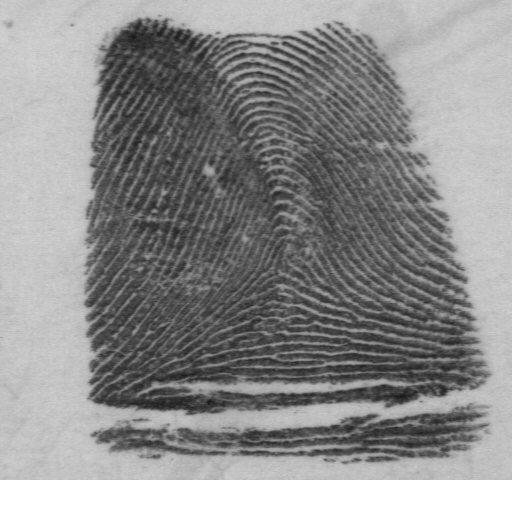
#> input picture input_images/f0277_05.png, 512 x 512 px; its folder holds only this picture in this run
$ python im2023sol_fingerprints.py
#> lines starting #> are read from the running program, lines starting #| are printed output that depends on the picture; after the words box and inside, x2 and y2 are one past the last pixel; in counts of white or black regions, pixels touching at a corner belong together
# # See PyCharm help at https://www.jetbrains.com/help/pycharm/
import cv2
import os
import numpy as np
import skimage
from skimage.morphology import skeletonize

# Set the directory path where the images are stored
directory = './input_images'
# Loop through all files in the directory
for filename in os.listdir(directory):
    # Check if the file has an image file extension
    if filename.lower().endswith('.png'):
        # Construct the full file path
        file_path = os.path.join(directory, filename)
        # Load the image using OpenCV
        img = cv2.imread(file_path)
#> img is the input picture: shape (512, 512, 3); min 25, max 255, mean 142.1
        # Check if the image was successfully loaded
        if img is not None:
            gray = cv2.cvtColor(img, cv2.COLOR_BGR2GRAY)
            blur = cv2.GaussianBlur(gray, (5, 5), 0)
            gray_blur = cv2.cvtColor(blur, cv2.COLOR_GRAY2BGR)
            gray_blur = cv2.cvtColor(gray_blur, cv2.COLOR_BGR2GRAY)
            _, mask = cv2.threshold(gray_blur, 0, 255, cv2.THRESH_BINARY + cv2.THRESH_OTSU)
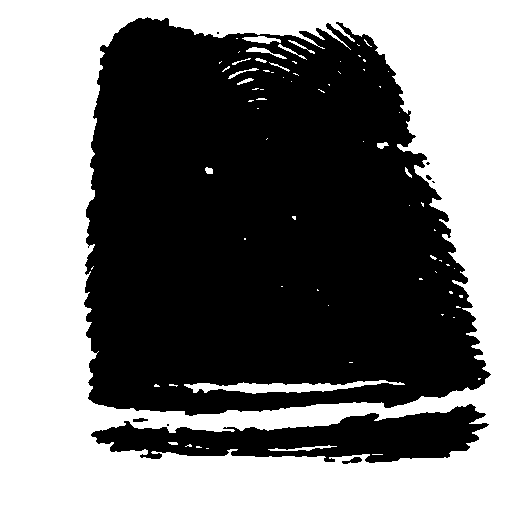
#> mask: shape (512, 512); 46.9% white; 73 white regions (57 under 20 px), largest, box (x1, y1, x2, y2) and area: (0, 0, 512, 512) 120190, (184, 380, 405, 394) 1399, (242, 36, 281, 44) 178
            # invert the mask (background is white, foreground is black)
            mask = cv2.bitwise_not(mask)
            # apply some morphological operations to clean up the mask
            kernel = cv2.getStructuringElement(cv2.MORPH_ELLIPSE, (3, 3))
            mask = cv2.morphologyEx(mask, cv2.MORPH_OPEN, kernel)
#> mask: shape (512, 512); 53.1% white; 72 black regions (57 under 20 px), largest, box (x1, y1, x2, y2) and area: (0, 0, 512, 512) 120477, (184, 380, 405, 394) 1401, (268, 445, 337, 451) 153
            mask = cv2.morphologyEx(mask, cv2.MORPH_CLOSE, kernel)
#> mask: shape (512, 512); 53.3% white; 33 black regions (18 under 20 px), largest, box (x1, y1, x2, y2) and area: (0, 0, 512, 512) 120295, (185, 380, 387, 394) 1355, (247, 47, 270, 53) 92
            # save the mask
            masked_img = cv2.bitwise_and(img, img, mask=mask)
            masked_gray = cv2.cvtColor(masked_img, cv2.COLOR_BGR2GRAY)
            clahe = cv2.createCLAHE(clipLimit=2, tileGridSize=(8, 8))
            masked_gray = clahe.apply(masked_gray)
            # apply GaussianBlur on the image
            blur = cv2.GaussianBlur(masked_gray, (5, 5), 0)
            # convert the  image to grayscale
            masked_gray = cv2.cvtColor(blur, cv2.COLOR_GRAY2BGR)
#> masked_gray: shape (512, 512, 3)
            masked_gray = cv2.cvtColor(masked_gray, cv2.COLOR_BGR2GRAY)
            thresh_val = 90
            thresh_img = np.where(masked_gray <= thresh_val, 0, 255).astype('uint8')
#> thresh_img: shape (512, 512); 33.9% white; 66 white regions (42 under 20 px), largest, box (x1, y1, x2, y2) and area: (84, 18, 490, 416) 77470, (92, 404, 487, 463) 8857, (135, 44, 169, 86) 488
            thresh = 0.5
            # Apply thresholding
            binary = (thresh_img > thresh).astype(int)
            # apply skeleton to the image
            masked_gray = skeletonize(binary)
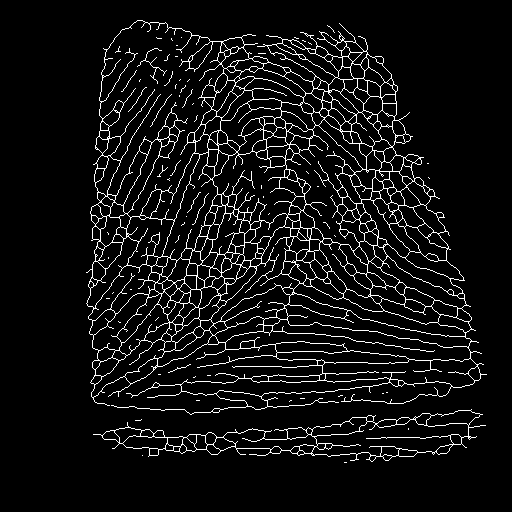
#> masked_gray: shape (512, 512) bool; 6.8% white in thin lines or dots, all inside (x1, y1, x2, y2) = (86, 20, 487, 463)

            # Define the size of the rectangular region to search for the best area
            rectangle_size = 120
            # Iterate over each possible rectangular region in the image and keep track of the best one
            best_rectangle = None
            best_pixel = 0
            for y in range(0, masked_gray.shape[0] - rectangle_size, rectangle_size):
                for x in range(0, masked_gray.shape[1] - rectangle_size, rectangle_size):
                    rectangle = masked_gray[y:y + rectangle_size, x:x + rectangle_size]
                    pixel = rectangle.sum()
                    if pixel > best_pixel:
                        best_pixel = pixel
                        best_rectangle = (x, y, rectangle_size, rectangle_size)
#> after the loop, best_pixel = 1959; best_rectangle = (120, 240, 120, 120)
            #  cut the wanted rectangle
            cut_img = (img[best_rectangle[1]: best_rectangle[1] + best_rectangle[3],
                       best_rectangle[0]:best_rectangle[0] + best_rectangle[2]]).copy()
            # Draw a rectangle around the brightest area
            cv2.rectangle(img, (best_rectangle[0], best_rectangle[1]), (
                best_rectangle[0] + best_rectangle[2], best_rectangle[1] + best_rectangle[3]),
                          (0, 0, 255), 2)
#> img: shape (512, 512, 3); 0.55% of pixels changed, all inside (x1, y1, x2, y2) = (119, 239, 242, 362)
            # convert the cut image to grayscale
            grayCut = cv2.cvtColor(cut_img, cv2.COLOR_BGR2GRAY)
            # apply clahe on the image (histogram equalization)
            clahe = cv2.createCLAHE(clipLimit=1.5, tileGridSize=(14, 14))
            grayCut = clahe.apply(grayCut)
            # apply GaussianBlur on the image
            blur = cv2.GaussianBlur(grayCut, (3, 3), 0)
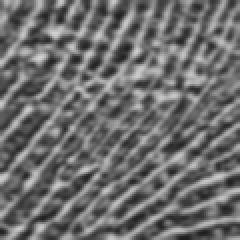
#> blur: shape (120, 120) (shown 2 times larger); min 29, max 209, mean 109.5
            gray_blur = cv2.cvtColor(blur, cv2.COLOR_GRAY2BGR)
#> gray_blur: shape (120, 120, 3)
            gray_blur = cv2.cvtColor(gray_blur, cv2.COLOR_BGR2GRAY)
            # apply to dilate on the image
            kernel = cv2.getStructuringElement(cv2.MORPH_RECT, (5, 5))
            dilated_image = cv2.dilate(gray_blur, kernel, iterations=1)
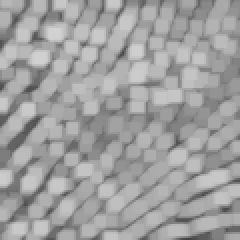
#> dilated_image: shape (120, 120) (shown 2 times larger); min 66, max 209, mean 159.9
            # convert the image into binary image
            ret, binary_img = cv2.threshold(grayCut, 0, 255, cv2.THRESH_BINARY + cv2.THRESH_OTSU)
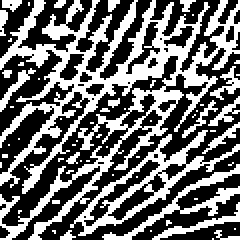
#> binary_img: shape (120, 120) (shown 2 times larger); 42.5% white; 61 white regions (45 under 20 px), largest, box (x1, y1, x2, y2) and area: (0, 0, 120, 120) 4056, (35, 65, 120, 118) 788, (51, 82, 120, 120) 391
#> ret = 115
            # count the number of the ridegs in each diagonal and take the max number
            whiteLine_Left = True
            count_left_diagonal = 0
            # Iterate over image from left to right
            for i in range(binary_img.shape[0]):
                if binary_img[i][i] == 0 and whiteLine_Left:
                    count_left_diagonal += 1
                    whiteLine_Left = False
                if binary_img[i][i] == 255:
                    whiteLine_Left = True
#> after the loop, count_left_diagonal = 18
            # Flip the binary_img array horizontally
            flipped_img = np.flip(binary_img, axis=1)
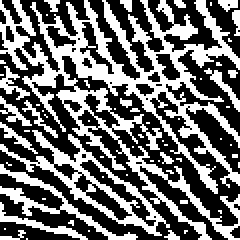
#> flipped_img: shape (120, 120) (shown 2 times larger); 42.5% white; 61 white regions (45 under 20 px), largest, box (x1, y1, x2, y2) and area: (0, 0, 120, 120) 4056, (0, 65, 85, 118) 788, (0, 82, 69, 120) 391
            whiteLine_Right = True
            count_right_diagonal = 0
            # Iterate over the flipped image from right to left
            for i in range(flipped_img.shape[0]):
                if flipped_img[i][i] == 0 and whiteLine_Right:
                    count_right_diagonal += 1
                    whiteLine_Right = False
                if flipped_img[i][i] == 255:
                    whiteLine_Right = True
#> after the loop, count_right_diagonal = 11
            my_str = 0
            # draw a diagonal line inside the rectangle the diagonal location depend on number of the ridges
            if count_right_diagonal > count_left_diagonal:
                my_str = str(count_right_diagonal)
                cv2.line(img, (best_rectangle[0] + best_rectangle[2], best_rectangle[1]), (
                    best_rectangle[0], best_rectangle[1] + best_rectangle[3]), (0, 0, 255), 2)
            if count_left_diagonal > count_right_diagonal:
                my_str = str(count_left_diagonal)
#> my_str = '18'
                cv2.line(img, (best_rectangle[0], best_rectangle[1]), (
                    best_rectangle[0] + best_rectangle[2], best_rectangle[1] + best_rectangle[3]),
                         (0, 0, 255), 2)
            if count_left_diagonal == count_right_diagonal:
                my_str = str(count_left_diagonal)
                cv2.line(img, (best_rectangle[0], best_rectangle[1]), (
                    best_rectangle[0] + best_rectangle[2], best_rectangle[1] + best_rectangle[3]),
                         (0, 0, 255), 2)

            # Define the text to display and its location
            text = my_str + ' Ridges'
#> text = '18 Ridges'
            location = (best_rectangle[0] + 15, best_rectangle[1] + 15)  # (x, y) coordinates
#> location = (135, 255)
            # Define the font and its properties
            font = cv2.FONT_HERSHEY_SIMPLEX
            font_scale = 0.55
            color = (0, 0, 255)  # BGR format
            thickness = 2
            # Draw the text on the image
            cv2.putText(img, text, location, font, font_scale, color, thickness)
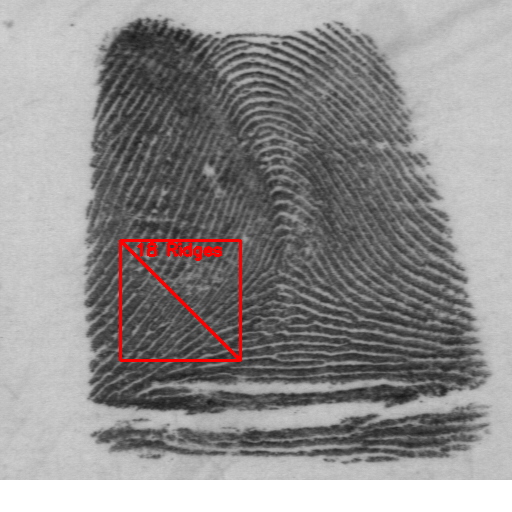
#> img: shape (512, 512, 3); mean B, G, R 141.3, 141.3, 143.9
            # save the new image in the output_images folder
            output_dir = 'output_images'
            if not os.path.exists(output_dir):
                os.makedirs(output_dir)
            path = 'output_images/'
            imgName = str(filename)
            cv2.imwrite(os.path.join(path, imgName), img)
        else:
            print('Error: Unable to load image file: {}'.format(file_path))

$ run again, on input_images/f0281_04.png
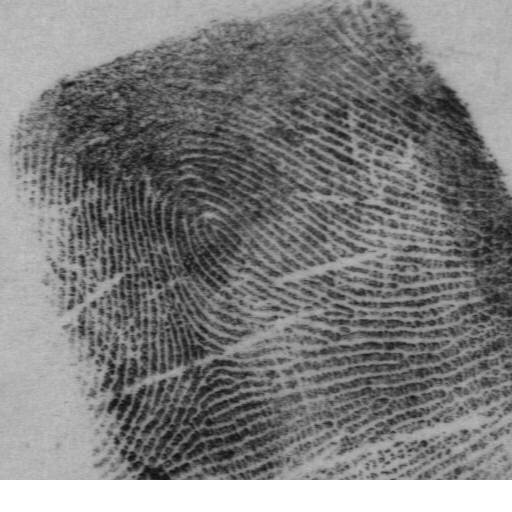
#> input picture input_images/f0281_04.png, 512 x 512 px
#> img is the input picture: shape (512, 512, 3); min 17, max 255, mean 125.4
#> `_, mask = cv2.threshold(gray_blur, 0, 255, cv2.THRESH_BINARY + cv2.THR..`:
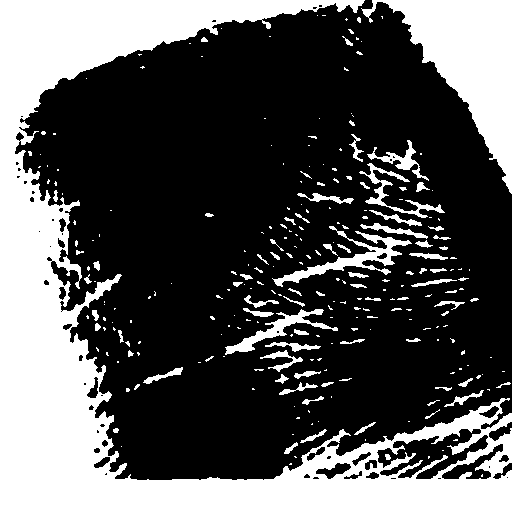
#> mask: shape (512, 512); 33.3% white; 264 white regions (181 under 20 px), largest, box (x1, y1, x2, y2) and area: (0, 0, 512, 512) 65913, (361, 0, 512, 194) 11296, (272, 226, 412, 287) 1674
#> thresh_img: shape (512, 512); 48.8% white; 74 white regions (47 under 20 px), largest, box (x1, y1, x2, y2) and area: (16, 0, 512, 479) 123532, (365, 422, 512, 478) 2409, (443, 445, 503, 479) 509
#> after the loop `for y in range(0, masked_gray.shape[0] - rectangle_size, rectangle_siz..`: best_pixel = 2157; best_rectangle = (120, 240, 120, 120)
#> binary_img: shape (120, 120); 50.6% white; 78 black regions (23 under 20 px), largest, box (x1, y1, x2, y2) and area: (55, 0, 113, 60) 705, (71, 0, 119, 45) 528, (65, 84, 105, 119) 445
#> ret = 118
#> after the loop `for i in range(binary_img.shape[0]):`: count_left_diagonal = 12
#> flipped_img: shape (120, 120); 50.6% white; 78 black regions (23 under 20 px), largest, box (x1, y1, x2, y2) and area: (7, 0, 65, 60) 705, (1, 0, 49, 45) 528, (15, 84, 55, 119) 445
#> after the loop `for i in range(flipped_img.shape[0]):`: count_right_diagonal = 19
#> my_str = '19'
#> text = '19 Ridges'
#> location = (135, 255)
#> `cv2.putText(img, text, location, font, font_scale, color, thickness)`:
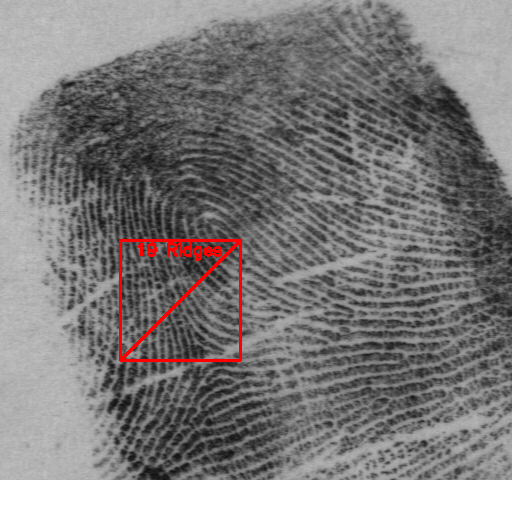
#> img: shape (512, 512, 3); mean B, G, R 124.5, 124.5, 127.1

$ run again, on input_images/f0282_03.png
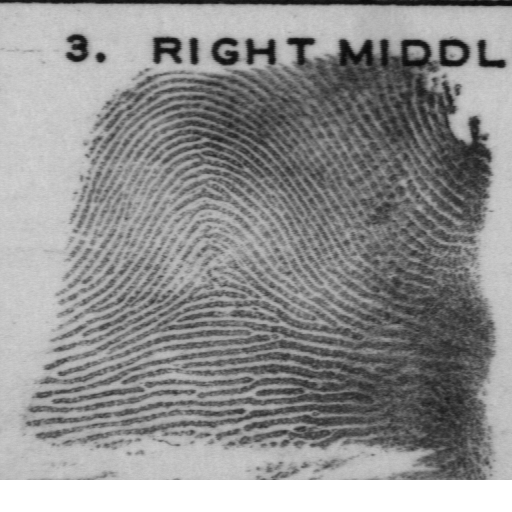
#> input picture input_images/f0282_03.png, 512 x 512 px
#> img is the input picture: shape (512, 512, 3); min 8, max 255, mean 143.4
#> `_, mask = cv2.threshold(gray_blur, 0, 255, cv2.THRESH_BINARY + cv2.THR..`:
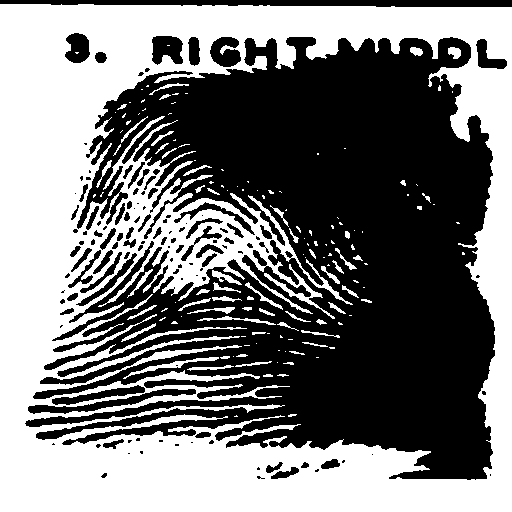
#> mask: shape (512, 512); 47.9% white; 142 white regions (85 under 20 px), largest, box (x1, y1, x2, y2) and area: (0, 4, 512, 512) 121353, (123, 357, 219, 379) 338, (197, 316, 276, 325) 179
#> thresh_img: shape (512, 512); 35.5% white; 240 white regions (139 under 20 px), largest, box (x1, y1, x2, y2) and area: (37, 37, 495, 479) 84112, (28, 393, 101, 413) 558, (102, 380, 167, 407) 518
#> after the loop `for y in range(0, masked_gray.shape[0] - rectangle_size, rectangle_siz..`: best_pixel = 2123; best_rectangle = (240, 240, 120, 120)
#> binary_img: shape (120, 120); 48.7% white; 30 white regions (25 under 20 px), largest, box (x1, y1, x2, y2) and area: (0, 0, 120, 94) 4800, (0, 65, 120, 105) 775, (0, 86, 120, 114) 722, (0, 103, 108, 120) 447, (99, 0, 120, 21) 190
#> ret = 134
#> after the loop `for i in range(binary_img.shape[0]):`: count_left_diagonal = 13
#> flipped_img: shape (120, 120); 48.7% white; 30 white regions (25 under 20 px), largest, box (x1, y1, x2, y2) and area: (0, 0, 120, 94) 4800, (0, 65, 120, 105) 775, (0, 86, 120, 114) 722, (12, 103, 120, 120) 447, (0, 0, 21, 21) 190
#> after the loop `for i in range(flipped_img.shape[0]):`: count_right_diagonal = 17
#> my_str = '17'
#> text = '17 Ridges'
#> location = (255, 255)
#> `cv2.putText(img, text, location, font, font_scale, color, thickness)`:
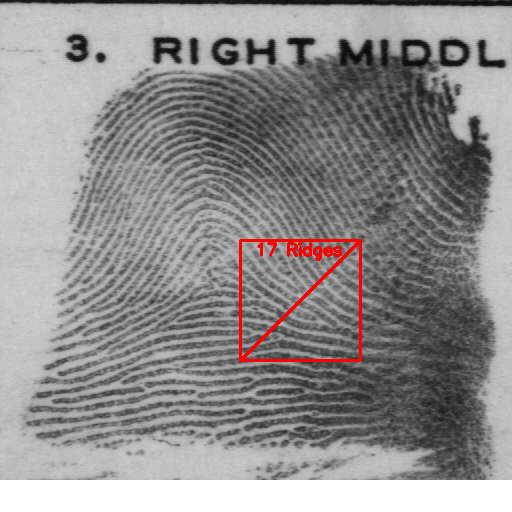
#> img: shape (512, 512, 3); mean B, G, R 142.1, 142.1, 144.7

$ run again, on input_images/f0283_02.png
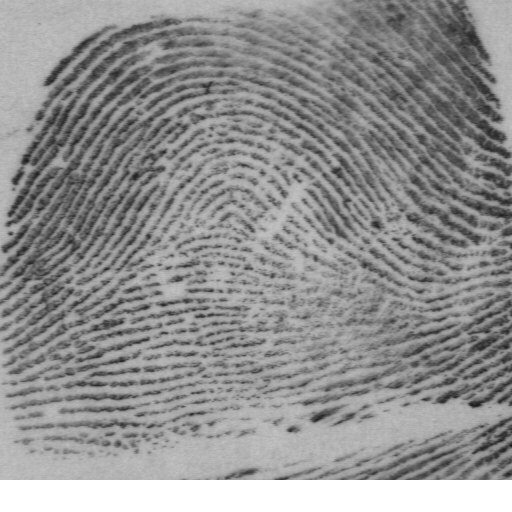
#> input picture input_images/f0283_02.png, 512 x 512 px
#> img is the input picture: shape (512, 512, 3); min 23, max 255, mean 144.8
#> thresh_img: shape (512, 512); 42.4% white; 213 white regions (83 under 20 px), largest, box (x1, y1, x2, y2) and area: (0, 0, 512, 406) 89964, (342, 415, 512, 479) 4374, (148, 305, 294, 369) 2035
#> after the loop `for y in range(0, masked_gray.shape[0] - rectangle_size, rectangle_siz..`: best_pixel = 2152; best_rectangle = (0, 240, 120, 120)
#> binary_img: shape (120, 120); 52.2% white; 24 black regions (3 under 20 px), largest, box (x1, y1, x2, y2) and area: (0, 0, 86, 65) 1218, (0, 43, 83, 102) 984, (10, 39, 120, 120) 776
#> ret = 135
#> after the loop `for i in range(binary_img.shape[0]):`: count_left_diagonal = 14
#> flipped_img: shape (120, 120); 52.2% white; 24 black regions (3 under 20 px), largest, box (x1, y1, x2, y2) and area: (34, 0, 120, 65) 1218, (37, 43, 120, 102) 984, (0, 39, 110, 120) 776
#> after the loop `for i in range(flipped_img.shape[0]):`: count_right_diagonal = 10
#> my_str = '14'
#> text = '14 Ridges'
#> location = (15, 255)
#> `cv2.putText(img, text, location, font, font_scale, color, thickness)`:
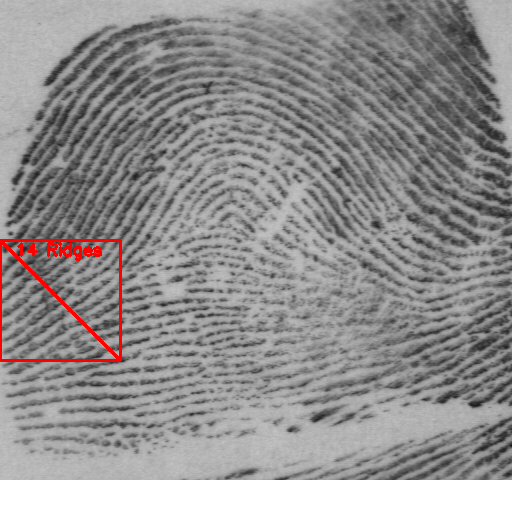
#> img: shape (512, 512, 3); mean B, G, R 143.6, 143.6, 146.1
